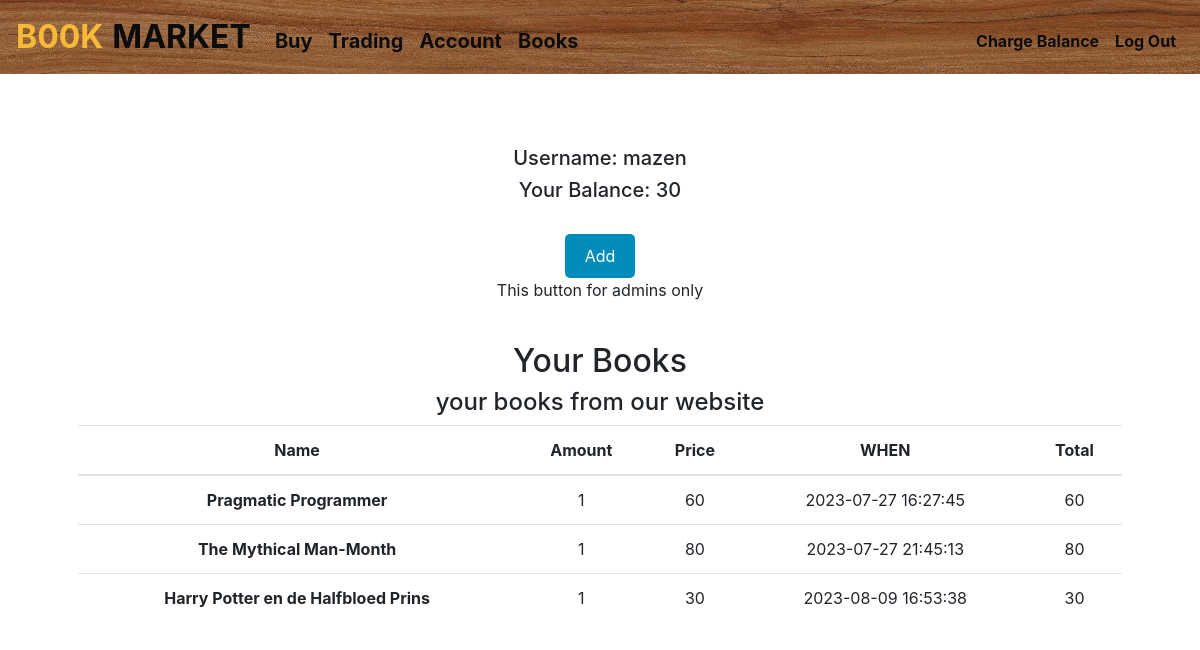
/account (signed in), run on the app's committed database.
### tables this page shows
CREATE TABLE "users"(id INTEGER PRIMARY KEY AUTOINCREMENT, username TEXT NOT NULL,password TEXT NOT NULL,visa TEXT, cash DEFAULT 0, isAdmin INTEGER DEFAULT 0, address TEXT, phone_number TEXT);

CREATE TABLE purchase(user_id INTEGER,bookname TEXT,amount INTEGER,datetime TEXT,bookprice INTEGER,total INTEGER);

### app.py (the view)
@app.route("/account")
@login_required
def account():
    con = sqlite3.connect("trading.db")
    db = con.cursor()
    db.execute("SELECT * FROM users WHERE id=?;", (session["user_id"],))
    columns = [column[0] for column in db.description]
    user = [dict(zip(columns, row)) for row in db.fetchall()]
    db.execute(
            "SELECT * FROM purchase WHERE user_id=?;", (session["user_id"],)
        )
    columns = [column[0] for column in db.description]
    rows = [dict(zip(columns, row)) for row in db.fetchall()]
    con.commit()
    db.close()
    con.close()
    return render_template("account.html", user=user[0], rows=rows)

### app.py (called while the page is built)
def login_required(f):
    @wraps(f)
    def decorated_function(*args, **kwargs):
        if session.get("user_id") is None:
            return redirect("/login")
        return f(*args, **kwargs)
    return decorated_function

@app.after_request
def after_request(response):
    response.headers["Cache-Control"] = "no-cache, no-store, must-revalidate"
    response.headers["Expires"] = 0
    response.headers["Pragma"] = "no-cache"
    return response

### templates/account.html (shortened to what this page needs)
{% extends "layout.html" %}
{% block main %}
    <div style="background-color:rgba(255,255,255,0.9)">
        <br>
        <h5>Username: {{user["username"]}}</h5>
        <h5>Your Balance: {{user["cash"]}}</h5>
        <br>
        {% if user["isAdmin"]%}
        <a href="/add" target="_blank" class="buy-button">Add</a>
        <p> This button for admins only</p>
        {% endif %}
        <br>
    </div>
    <div class="form-group" style="background-color:rgba(255,255,255,0.9)">
        <h2>Your Books</h2>
        <h4>your books from our website</h4>
        <table class="table">
            <thead>
                <tr>
                    <th scope="col">Name</th>
                    <th scope="col">Amount</th>
                    <th scope="col">Price</th>
                    <th scope="col">WHEN</th>
                    <th scope="col">Total</th>
                </tr>
            </thead>
            <tbody>
                {% for row in rows%}
                    <tr>
                        <th scope="row">{{row["bookname"]}}</th>
                        <td>{{row["amount"]}}</td>
                        <td>{{row["bookprice"]}}</td>
                        <td>{{row["datetime"]}}</td>
                        <td>{{row["total"]}}</td>
                    </tr>
                {% endfor %}
            </tbody>
            </table>
    </div>
{% endblock %}

### static/styles.css (style rules this page uses)
body { background-image: url("/static/6714.jpg"); background-attachment: scroll; background-size: 300px 1000px; }
.buy-button { display: inline-block; padding: 10px 20px; background-color: #008CBA; color: #fff; text-decoration: none; border-radius: 5px; }

### data on the page
users: username "mazen", cash "30"
purchase: bookname "Pragmatic Programmer", amount "1", bookprice "60", datetime "2023-07-27 16:27:45", total "60"
purchase: bookname "The Mythical Man-Month", amount "1", bookprice "80", datetime "2023-07-27 21:45:13", total "80"
purchase: bookname "Harry Potter en de Halfbloed Prins", amount "1", bookprice "30", datetime "2023-08-09 16:53:38", total "30"
